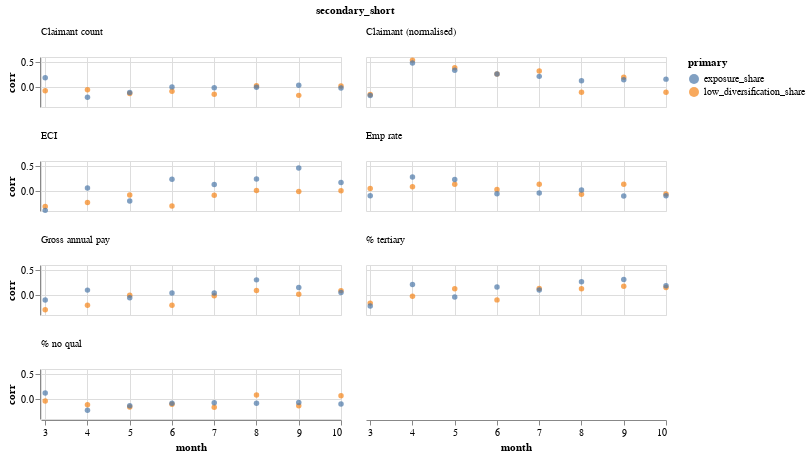

Notebook code cell kept with this figure:
### Code cell
ch

### Figure 1 — Vega-Lite specification as saved in the notebook (floating-point values rounded to 4 significant figures)
{"config": {"view": {"continuousWidth": 400, "continuousHeight": 300}}, "data": {"name": "data-404e80c0547b8e04e37c1ae650d5d3fc"}, "mark": {"type": "point", "filled": true}, "encoding": {"color": {"type": "nominal", "field": "primary"}, "facet": {"type": "nominal", "columns": 2, "field": "secondary_short", "header": {"labelAnchor": "start", "labelAngle": 0, "labelOrient": "top"}, "sort": ["Claimant count", "Claimant (normalised)", "ECI", "Emp rate", "Gross annual pay", "% tertiary", "% no qual"]}, "x": {"type": "quantitative", "field": "month", "scale": {"domain": [2.9, 10]}}, "y": {"type": "quantitative", "field": "corr"}}, "height": 50, "width": 300, "$schema": "https://vega.github.io/schema/vega-lite/v4.8.1.json", "datasets": {"data-404e80c0547b8e04e37c1ae650d5d3fc": [{"primary": "low_diversification_share", "secondary": "cl_count", "month": 3, "corr": -0.0762, "secondary_short": "Claimant count"}, {"primary": "low_diversification_share", "secondary": "cl_count", "month": 4, "corr": -0.05337, "secondary_short": "Claimant count"}, {"primary": "low_diversification_share", "secondary": "cl_count", "month": 5, "corr": -0.1285, "secondary_short": "Claimant count"}, {"primary": "low_diversification_share", "secondary": "cl_count", "month": 6, "corr": -0.08527, "secondary_short": "Claimant count"}, {"primary": "low_diversification_share", "secondary": "cl_count", "month": 7, "corr": -0.144, "secondary_short": "Claimant count"}, {"primary": "low_diversification_share", "secondary": "cl_count", "month": 8, "corr": 0.02633, "secondary_short": "Claimant count"}, {"primary": "low_diversification_share", "secondary": "cl_count", "month": 9, "corr": -0.1674, "secondary_short": "Claimant count"}, {"primary": "low_diversification_share", "secondary": "cl_count", "month": 10, "corr": 0.01918, "secondary_short": "Claimant count"}, {"primary": "low_diversification_share", "secondary": "cl_count_norm", "month": 3, "corr": -0.149, "secondary_short": "Claimant (normalised)"}, {"primary": "low_diversification_share", "secondary": "cl_count_norm", "month": 4, "corr": 0.5376, "secondary_short": "Claimant (normalised)"}, {"primary": "low_diversification_share", "secondary": "cl_count_norm", "month": 5, "corr": 0.3871, "secondary_short": "Claimant (normalised)"}, {"primary": "low_diversification_share", "secondary": "cl_count_norm", "month": 6, "corr": 0.2602, "secondary_short": "Claimant (normalised)"}, {"primary": "low_diversification_share", "secondary": "cl_count_norm", "month": 7, "corr": 0.3221, "secondary_short": "Claimant (normalised)"}, {"primary": "low_diversification_share", "secondary": "cl_count_norm", "month": 8, "corr": -0.1043, "secondary_short": "Claimant (normalised)"}, {"primary": "low_diversification_share", "secondary": "cl_count_norm", "month": 9, "corr": 0.1946, "secondary_short": "Claimant (normalised)"}, {"primary": "low_diversification_share", "secondary": "cl_count_norm", "month": 10, "corr": -0.1043, "secondary_short": "Claimant (normalised)"}, {"primary": "low_diversification_share", "secondary": "% with no qualifications (NVQ) - aged 16-64", "month": 3, "corr": -0.04088, "secondary_short": "% no qual"}, {"primary": "low_diversification_share", "secondary": "% with no qualifications (NVQ) - aged 16-64", "month": 4, "corr": -0.1158, "secondary_short": "% no qual"}, {"primary": "low_diversification_share", "secondary": "% with no qualifications (NVQ) - aged 16-64", "month": 5, "corr": -0.1598, "secondary_short": "% no qual"}, {"primary": "low_diversification_share", "secondary": "% with no qualifications (NVQ) - aged 16-64", "month": 6, "corr": -0.1039, "secondary_short": "% no qual"}, {"primary": "low_diversification_share", "secondary": "% with no qualifications (NVQ) - aged 16-64", "month": 7, "corr": -0.166, "secondary_short": "% no qual"}, {"primary": "low_diversification_share", "secondary": "% with no qualifications (NVQ) - aged 16-64", "month": 8, "corr": 0.08032, "secondary_short": "% no qual"}, {"primary": "low_diversification_share", "secondary": "% with no qualifications (NVQ) - aged 16-64", "month": 9, "corr": -0.1349, "secondary_short": "% no qual"}, {"primary": "low_diversification_share", "secondary": "% with no qualifications (NVQ) - aged 16-64", "month": 10, "corr": 0.06642, "secondary_short": "% no qual"}, {"primary": "low_diversification_share", "secondary": "Employment rate - aged 16-64", "month": 3, "corr": 0.04987, "secondary_short": "Emp rate"}, {"primary": "low_diversification_share", "secondary": "Employment rate - aged 16-64", "month": 4, "corr": 0.08314, "secondary_short": "Emp rate"}, {"primary": "low_diversification_share", "secondary": "Employment rate - aged 16-64", "month": 5, "corr": 0.1339, "secondary_short": "Emp rate"}, {"primary": "low_diversification_share", "secondary": "Employment rate - aged 16-64", "month": 6, "corr": 0.02782, "secondary_short": "Emp rate"}, {"primary": "low_diversification_share", "secondary": "Employment rate - aged 16-64", "month": 7, "corr": 0.1328, "secondary_short": "Emp rate"}, {"primary": "low_diversification_share", "secondary": "Employment rate - aged 16-64", "month": 8, "corr": -0.06641, "secondary_short": "Emp rate"}, {"primary": "low_diversification_share", "secondary": "Employment rate - aged 16-64", "month": 9, "corr": 0.1356, "secondary_short": "Emp rate"}, {"primary": "low_diversification_share", "secondary": "Employment rate - aged 16-64", "month": 10, "corr": -0.06194, "secondary_short": "Emp rate"}, {"primary": "low_diversification_share", "secondary": "eci", "month": 3, "corr": -0.3092, "secondary_short": "ECI"}, {"primary": "low_diversification_share", "secondary": "eci", "month": 4, "corr": -0.2303, "secondary_short": "ECI"}, {"primary": "low_diversification_share", "secondary": "eci", "month": 5, "corr": -0.08163, "secondary_short": "ECI"}, {"primary": "low_diversification_share", "secondary": "eci", "month": 6, "corr": -0.2989, "secondary_short": "ECI"}, {"primary": "low_diversification_share", "secondary": "eci", "month": 7, "corr": -0.08322, "secondary_short": "ECI"}, {"primary": "low_diversification_share", "secondary": "eci", "month": 8, "corr": 0.009728, "secondary_short": "ECI"}, {"primary": "low_diversification_share", "secondary": "eci", "month": 9, "corr": -0.008152, "secondary_short": "ECI"}, {"primary": "low_diversification_share", "secondary": "eci", "month": 10, "corr": 0.0051, "secondary_short": "ECI"}, {"primary": "low_diversification_share", "secondary": "Annual pay - gross", "month": 3, "corr": -0.2944, "secondary_short": "Gross annual pay"}, {"primary": "low_diversification_share", "secondary": "Annual pay - gross", "month": 4, "corr": -0.2032, "secondary_short": "Gross annual pay"}, {"primary": "low_diversification_share", "secondary": "Annual pay - gross", "month": 5, "corr": -0.007209, "secondary_short": "Gross annual pay"}, {"primary": "low_diversification_share", "secondary": "Annual pay - gross", "month": 6, "corr": -0.2058, "secondary_short": "Gross annual pay"}, {"primary": "low_diversification_share", "secondary": "Annual pay - gross", "month": 7, "corr": -0.01705, "secondary_short": "Gross annual pay"}, {"primary": "low_diversification_share", "secondary": "Annual pay - gross", "month": 8, "corr": 0.09003, "secondary_short": "Gross annual pay"}, {"primary": "low_diversification_share", "secondary": "Annual pay - gross", "month": 9, "corr": 0.01701, "secondary_short": "Gross annual pay"}, {"primary": "low_diversification_share", "secondary": "Annual pay - gross", "month": 10, "corr": 0.08756, "secondary_short": "Gross annual pay"}, {"primary": "low_diversification_share", "secondary": "% with NVQ4+ - aged 16-64", "month": 3, "corr": -0.1624, "secondary_short": "% tertiary"}, {"primary": "low_diversification_share", "secondary": "% with NVQ4+ - aged 16-64", "month": 4, "corr": -0.02493, "secondary_short": "% tertiary"}, {"primary": "low_diversification_share", "secondary": "% with NVQ4+ - aged 16-64", "month": 5, "corr": 0.124, "secondary_short": "% tertiary"}, {"primary": "low_diversification_share", "secondary": "% with NVQ4+ - aged 16-64", "month": 6, "corr": -0.0976, "secondary_short": "% tertiary"}, {"primary": "low_diversification_share", "secondary": "% with NVQ4+ - aged 16-64", "month": 7, "corr": 0.1316, "secondary_short": "% tertiary"}, {"primary": "low_diversification_share", "secondary": "% with NVQ4+ - aged 16-64", "month": 8, "corr": 0.1246, "secondary_short": "% tertiary"}, {"primary": "low_diversification_share", "secondary": "% with NVQ4+ - aged 16-64", "month": 9, "corr": 0.1735, "secondary_short": "% tertiary"}, {"primary": "low_diversification_share", "secondary": "% with NVQ4+ - aged 16-64", "month": 10, "corr": 0.1514, "secondary_short": "% tertiary"}, {"primary": "exposure_share", "secondary": "cl_count", "month": 3, "corr": 0.1859, "secondary_short": "Claimant count"}, {"primary": "exposure_share", "secondary": "cl_count", "month": 4, "corr": -0.2029, "secondary_short": "Claimant count"}, {"primary": "exposure_share", "secondary": "cl_count", "month": 5, "corr": -0.1116, "secondary_short": "Claimant count"}, {"primary": "exposure_share", "secondary": "cl_count", "month": 6, "corr": 0.002377, "secondary_short": "Claimant count"}, {"primary": "exposure_share", "secondary": "cl_count", "month": 7, "corr": -0.01725, "secondary_short": "Claimant count"}, {"primary": "exposure_share", "secondary": "cl_count", "month": 8, "corr": -0.006691, "secondary_short": "Claimant count"}, {"primary": "exposure_share", "secondary": "cl_count", "month": 9, "corr": 0.03695, "secondary_short": "Claimant count"}, {"primary": "exposure_share", "secondary": "cl_count", "month": 10, "corr": -0.02134, "secondary_short": "Claimant count"}, {"primary": "exposure_share", "secondary": "cl_count_norm", "month": 3, "corr": -0.1722, "secondary_short": "Claimant (normalised)"}, {"primary": "exposure_share", "secondary": "cl_count_norm", "month": 4, "corr": 0.4817, "secondary_short": "Claimant (normalised)"}, {"primary": "exposure_share", "secondary": "cl_count_norm", "month": 5, "corr": 0.3335, "secondary_short": "Claimant (normalised)"}, {"primary": "exposure_share", "secondary": "cl_count_norm", "month": 6, "corr": 0.2599, "secondary_short": "Claimant (normalised)"}, {"primary": "exposure_share", "secondary": "cl_count_norm", "month": 7, "corr": 0.2126, "secondary_short": "Claimant (normalised)"}, {"primary": "exposure_share", "secondary": "cl_count_norm", "month": 8, "corr": 0.1228, "secondary_short": "Claimant (normalised)"}, {"primary": "exposure_share", "secondary": "cl_count_norm", "month": 9, "corr": 0.1457, "secondary_short": "Claimant (normalised)"}, {"primary": "exposure_share", "secondary": "cl_count_norm", "month": 10, "corr": 0.1575, "secondary_short": "Claimant (normalised)"}, {"primary": "exposure_share", "secondary": "% with no qualifications (NVQ) - aged 16-64", "month": 3, "corr": 0.119, "secondary_short": "% no qual"}, {"primary": "exposure_share", "secondary": "% with no qualifications (NVQ) - aged 16-64", "month": 4, "corr": -0.2253, "secondary_short": "% no qual"}, {"primary": "exposure_share", "secondary": "% with no qualifications (NVQ) - aged 16-64", "month": 5, "corr": -0.1336, "secondary_short": "% no qual"}, {"primary": "exposure_share", "secondary": "% with no qualifications (NVQ) - aged 16-64", "month": 6, "corr": -0.0849, "secondary_short": "% no qual"}, {"primary": "exposure_share", "secondary": "% with no qualifications (NVQ) - aged 16-64", "month": 7, "corr": -0.07561, "secondary_short": "% no qual"}, {"primary": "exposure_share", "secondary": "% with no qualifications (NVQ) - aged 16-64", "month": 8, "corr": -0.08307, "secondary_short": "% no qual"}, {"primary": "exposure_share", "secondary": "% with no qualifications (NVQ) - aged 16-64", "month": 9, "corr": -0.06854, "secondary_short": "% no qual"}, {"primary": "exposure_share", "secondary": "% with no qualifications (NVQ) - aged 16-64", "month": 10, "corr": -0.1013, "secondary_short": "% no qual"}, {"primary": "exposure_share", "secondary": "Employment rate - aged 16-64", "month": 3, "corr": -0.09299, "secondary_short": "Emp rate"}, {"primary": "exposure_share", "secondary": "Employment rate - aged 16-64", "month": 4, "corr": 0.2812, "secondary_short": "Emp rate"}, {"primary": "exposure_share", "secondary": "Employment rate - aged 16-64", "month": 5, "corr": 0.2321, "secondary_short": "Emp rate"}, {"primary": "exposure_share", "secondary": "Employment rate - aged 16-64", "month": 6, "corr": -0.05619, "secondary_short": "Emp rate"}, {"primary": "exposure_share", "secondary": "Employment rate - aged 16-64", "month": 7, "corr": -0.04074, "secondary_short": "Emp rate"}, {"primary": "exposure_share", "secondary": "Employment rate - aged 16-64", "month": 8, "corr": 0.01963, "secondary_short": "Emp rate"}, {"primary": "exposure_share", "secondary": "Employment rate - aged 16-64", "month": 9, "corr": -0.102, "secondary_short": "Emp rate"}, {"primary": "exposure_share", "secondary": "Employment rate - aged 16-64", "month": 10, "corr": -0.09552, "secondary_short": "Emp rate"}, {"primary": "exposure_share", "secondary": "eci", "month": 3, "corr": -0.3874, "secondary_short": "ECI"}, {"primary": "exposure_share", "secondary": "eci", "month": 4, "corr": 0.06146, "secondary_short": "ECI"}, {"primary": "exposure_share", "secondary": "eci", "month": 5, "corr": -0.2004, "secondary_short": "ECI"}, {"primary": "exposure_share", "secondary": "eci", "month": 6, "corr": 0.2334, "secondary_short": "ECI"}, {"primary": "exposure_share", "secondary": "eci", "month": 7, "corr": 0.1319, "secondary_short": "ECI"}, {"primary": "exposure_share", "secondary": "eci", "month": 8, "corr": 0.2409, "secondary_short": "ECI"}, {"primary": "exposure_share", "secondary": "eci", "month": 9, "corr": 0.461, "secondary_short": "ECI"}, {"primary": "exposure_share", "secondary": "eci", "month": 10, "corr": 0.1706, "secondary_short": "ECI"}, {"primary": "exposure_share", "secondary": "Annual pay - gross", "month": 3, "corr": -0.1004, "secondary_short": "Gross annual pay"}, {"primary": "exposure_share", "secondary": "Annual pay - gross", "month": 4, "corr": 0.09772, "secondary_short": "Gross annual pay"}, {"primary": "exposure_share", "secondary": "Annual pay - gross", "month": 5, "corr": -0.05279, "secondary_short": "Gross annual pay"}, {"primary": "exposure_share", "secondary": "Annual pay - gross", "month": 6, "corr": 0.04097, "secondary_short": "Gross annual pay"}, {"primary": "exposure_share", "secondary": "Annual pay - gross", "month": 7, "corr": 0.03955, "secondary_short": "Gross annual pay"}, {"primary": "exposure_share", "secondary": "Annual pay - gross", "month": 8, "corr": 0.3026, "secondary_short": "Gross annual pay"}, {"primary": "exposure_share", "secondary": "Annual pay - gross", "month": 9, "corr": 0.1488, "secondary_short": "Gross annual pay"}, {"primary": "exposure_share", "secondary": "Annual pay - gross", "month": 10, "corr": 0.05114, "secondary_short": "Gross annual pay"}, {"primary": "exposure_share", "secondary": "% with NVQ4+ - aged 16-64", "month": 3, "corr": -0.222, "secondary_short": "% tertiary"}, {"primary": "exposure_share", "secondary": "% with NVQ4+ - aged 16-64", "month": 4, "corr": 0.2096, "secondary_short": "% tertiary"}, {"primary": "exposure_share", "secondary": "% with NVQ4+ - aged 16-64", "month": 5, "corr": -0.03963, "secondary_short": "% tertiary"}, {"primary": "exposure_share", "secondary": "% with NVQ4+ - aged 16-64", "month": 6, "corr": 0.1617, "secondary_short": "% tertiary"}, {"primary": "exposure_share", "secondary": "% with NVQ4+ - aged 16-64", "month": 7, "corr": 0.101, "secondary_short": "% tertiary"}, {"primary": "exposure_share", "secondary": "% with NVQ4+ - aged 16-64", "month": 8, "corr": 0.2638, "secondary_short": "% tertiary"}, {"primary": "exposure_share", "secondary": "% with NVQ4+ - aged 16-64", "month": 9, "corr": 0.3109, "secondary_short": "% tertiary"}, {"primary": "exposure_share", "secondary": "% with NVQ4+ - aged 16-64", "month": 10, "corr": 0.183, "secondary_short": "% tertiary"}]}}
